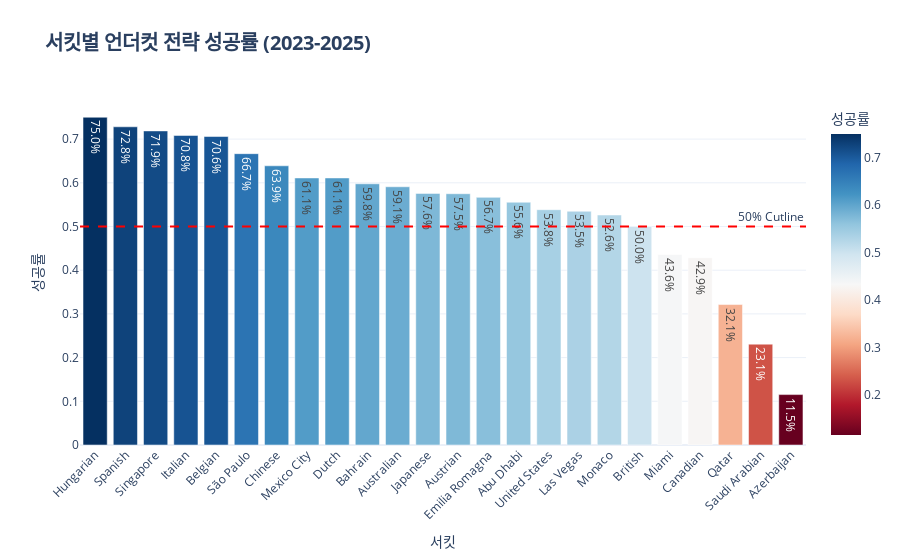

Notebook code for this chart:
### Code cell
# 시각화 2: 서킷별 언더컷 난이도 (성공률)
# "어디서 언더컷이 잘 먹히나?"
circuit_stats = df_undercuts.groupby('Circuit')['Is_Success'].agg(['mean', 'count'])
# 신뢰도를 위해 샘플 5개 이상인 서킷만 표시
circuit_stats = circuit_stats[circuit_stats['count'] > 5].sort_values('mean', ascending=False)

fig = px.bar(
    circuit_stats,
    x=circuit_stats.index,
    y='mean',
    text_auto='.1%',
    title='<b>서킷별 언더컷 전략 성공률 (2023-2025)</b>',
    labels={'Circuit': '서킷', 'mean': '성공률'},
    color='mean',
    color_continuous_scale='RdBu'
)

fig.add_hline(y=0.5, line_dash="dash", line_color="red", annotation_text="50% Cutline")
fig.update_layout(
    template='plotly_white',
    title_font_size=20,
    xaxis_tickangle=-45
)
fig.show()

### Figure 1 — Plotly figure (JSON) as saved in the notebook; plotly's stock layout.template omitted (floating-point values rounded to 4 significant figures)
{"data": [{"hovertemplate": "서킷=%{x}<br>성공률=%{marker.color}<extra></extra>", "legendgroup": "", "marker": {"color": [0.75, 0.7282, 0.7188, 0.7083, 0.7059, 0.6667, 0.6389, 0.6111, 0.6111, 0.5977, 0.5909, 0.5758, 0.575, 0.5667, 0.5556, 0.5385, 0.5349, 0.5263, 0.5, 0.4359, 0.4286, 0.3214, 0.2308, 0.1154], "coloraxis": "coloraxis", "pattern": {"shape": ""}}, "name": "", "orientation": "v", "showlegend": false, "textposition": "auto", "texttemplate": "%{y:.1%}", "x": ["Hungarian", "Spanish", "Singapore", "Italian", "Belgian", "São Paulo", "Chinese", "Mexico City", "Dutch", "Bahrain", "Australian", "Japanese", "Austrian", "Emilia Romagna", "Abu Dhabi", "United States", "Las Vegas", "Monaco", "British", "Miami", "Canadian", "Qatar", "Saudi Arabian", "Azerbaijan"], "xaxis": "x", "y": [0.75, 0.7282, 0.7188, 0.7083, 0.7059, 0.6667, 0.6389, 0.6111, 0.6111, 0.5977, 0.5909, 0.5758, 0.575, 0.5667, 0.5556, 0.5385, 0.5349, 0.5263, 0.5, 0.4359, 0.4286, 0.3214, 0.2308, 0.1154], "yaxis": "y", "type": "bar"}], "layout": {"xaxis": {"anchor": "y", "domain": [0.0, 1.0], "title": {"text": "서킷"}, "tickangle": -45}, "yaxis": {"anchor": "x", "domain": [0.0, 1.0], "title": {"text": "성공률"}}, "coloraxis": {"colorbar": {"title": {"text": "성공률"}}, "colorscale": [[0.0, "rgb(103,0,31)"], [0.1, "rgb(178,24,43)"], [0.2, "rgb(214,96,77)"], [0.3, "rgb(244,165,130)"], [0.4, "rgb(253,219,199)"], [0.5, "rgb(247,247,247)"], [0.6, "rgb(209,229,240)"], [0.7, "rgb(146,197,222)"], [0.8, "rgb(67,147,195)"], [0.9, "rgb(33,102,172)"], [1.0, "rgb(5,48,97)"]]}, "legend": {"tracegroupgap": 0}, "title": {"text": "<b>서킷별 언더컷 전략 성공률 (2023-2025)</b>", "font": {"size": 20}}, "barmode": "relative", "shapes": [{"line": {"color": "red", "dash": "dash"}, "type": "line", "x0": 0, "x1": 1, "xref": "x domain", "y0": 0.5, "y1": 0.5, "yref": "y"}], "annotations": [{"showarrow": false, "text": "50% Cutline", "x": 1, "xanchor": "right", "xref": "x domain", "y": 0.5, "yanchor": "bottom", "yref": "y"}]}}
